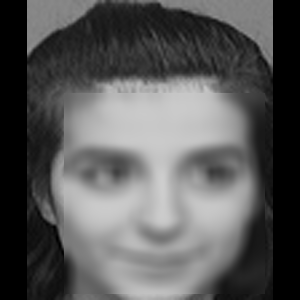
#> input picture blur/15/s10_6.png, 300 x 300 px, given as the content of the folder att_img_flat/, which was not available
$ python face_blurring.py
#> lines starting #> are read from the running program, lines starting #| are printed output that depends on the picture; pictures that were not available may be replaced by others from this repository, and a replacement may not be noted
# import required libraries
import cv2
import os
import numpy as np
import os
from PIL import Image

def frontface_detection(image):
    face_cascade = cv2.CascadeClassifier('haarcascade_frontalface_default.xml')
    faces = face_cascade.detectMultiScale(image, 1.2, 2)

    return faces

def profileface_detection(image):
    face_cascade = cv2.CascadeClassifier('haarcascade_profileface.xml')
    faces = face_cascade.detectMultiScale(image, 1.5, 2)

    return faces

def blurring(image, file_name, faces, size):
    blur_img = image.copy()

    for (x, y, w, h) in faces:
        # apply gaussian blur to face rectangle
        roi = blur_img[y:y+h, x:x+w]
        roi = cv2.GaussianBlur(roi, (size, size), size)

        # add blurred face on original image to get final image
        blur_img[y:y+roi.shape[0], x:x+roi.shape[1]] = roi

    # save image

    cv2.imwrite(f'blur/{size}/{file_name}', blur_img)

def pixelization(image, file_name, faces, size):
    pixel_img = image.copy()

    for (x, y, w, h) in faces:
        roi = pixel_img[y:y+h, x:x+w]
        roi = cv2.resize(roi, (w // size, h // size), interpolation=cv2.INTER_LINEAR)
        roi = cv2.resize(roi, (w, h), interpolation=cv2.INTER_NEAREST)

        pixel_img[y:y+roi.shape[0], x:x+roi.shape[1]] = roi

    # save inage
    cv2.imwrite(f'pixel/{size}/{file_name}', pixel_img)

def img_resize(img, size, padColor):
    h, w = img.shape[:2]
    sh, sw = size

    # interpolation method
    if h > sh or w > sw: # shrinking image
        interp = cv2.INTER_AREA
    else: # stretching image
        interp = cv2.INTER_CUBIC

    # aspect ratio of image
    aspect = w/h

    # compute scaling and pad sizing
    if aspect > 1: # horizontal image
        new_w = sw
        new_h = np.round(new_w/aspect).astype(int)
        pad_vert = (sh-new_h)/2
        pad_top, pad_bot = np.floor(pad_vert).astype(int), np.ceil(pad_vert).astype(int)
        pad_left, pad_right = 0, 0
    elif aspect < 1: # vertical image
        new_h = sh
        new_w = np.round(new_h*aspect).astype(int)
        pad_horz = (sw-new_w)/2
        pad_left, pad_right = np.floor(pad_horz).astype(int), np.ceil(pad_horz).astype(int)
        pad_top, pad_bot = 0, 0
    else: # square image
        new_h, new_w = sh, sw
        pad_left, pad_right, pad_top, pad_bot = 0, 0, 0, 0

    # set pad color
    if len(img.shape) is 3 and not isinstance(padColor, (list, tuple, np.ndarray)): # color image but only one color provided
        padColor = [padColor]*3

    # scale and pad
    scaled_img = cv2.resize(img, (new_w, new_h), interpolation=interp)
    scaled_img = cv2.copyMakeBorder(scaled_img, pad_top, pad_bot, pad_left, pad_right, borderType=cv2.BORDER_CONSTANT, value=padColor)

    return scaled_img

if __name__ == '__main__':
    folder_path = "img/"
    folder_path = "att_img_flat/"
    count = 0
    num = 0

    # iterate every image in the folder
    for file_name in os.listdir(folder_path):
        if file_name.endswith(".png"):
            # read image
            img_path = os.path.join(folder_path, file_name)
            img = cv2.imread(img_path)
#> img is the input picture: shape (300, 300, 3); min 0, max 205, mean 89.3
            num += 1

            #resize
            img = img_resize(img, (300,300), 0)

            #face detection
            faces = np.append(np.asarray(frontface_detection(img)).reshape(-1, 4), np.asarray(profileface_detection(img)).reshape(-1, 4), axis=0)
#> in frontface_detection, `faces = face_cascade.detectMultiScale(image, 1.2, 2)`: faces = [[62, 98, 198, 198]]
#> in profileface_detection, `faces = face_cascade.detectMultiScale(image, 1.5, 2)`: faces = ()
#> faces = [[62, 98, 198, 198]]
            faces = faces.astype(int)

            # process image
            if len(faces) != 0:
                if(img.shape[0]==300 and img.shape[1]==300):
                    blurring(img, file_name, faces, 15)
#> the loop in blurring, `for (x, y, w, h) in faces:` made 1 pass
#> pass 1, in blurring, `roi = blur_img[y:y+h, x:x+w]`:
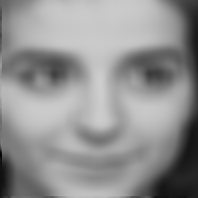
#> roi: shape (198, 198, 3); min 1, max 205, mean 146
                    blurring(img, file_name, faces, 45)
#> call 2 of blurring, with file_name = 's10_6.png', faces = array of shape (1, 4), size = 45
#> the loop in blurring (call 2), `for (x, y, w, h) in faces:` made 1 pass
#> after the loop in blurring (call 2), `for (x, y, w, h) in faces:`:
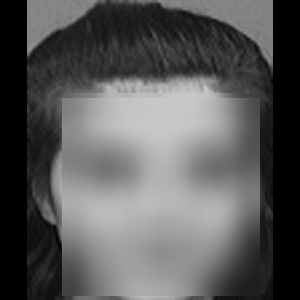
#> blur_img: shape (300, 300, 3); min 0, max 200, mean 89.4
                    blurring(img, file_name, faces, 99)
#> call 3 of blurring, with file_name = 's10_6.png', faces = array of shape (1, 4), size = 99
#> the loop in blurring (call 3), `for (x, y, w, h) in faces:` made 1 pass
#> pass 1, in blurring (call 3), `roi = cv2.GaussianBlur(roi, (size, size), size)`:
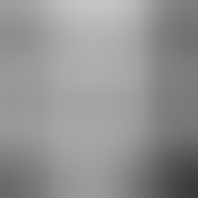
#> roi: shape (198, 198, 3); min 58, max 197, mean 146.3
#> after the loop in blurring (call 3), `for (x, y, w, h) in faces:`:
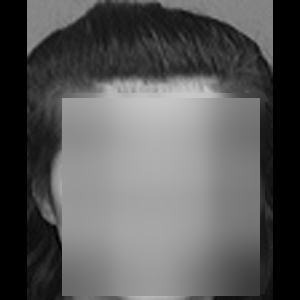
#> blur_img: shape (300, 300, 3); min 0, max 200, mean 89.5
                    pixelization(img, file_name, faces, 4)
#> the loop in pixelization, `for (x, y, w, h) in faces:` made 1 pass
                    pixelization(img, file_name, faces, 8)
#> the loop in pixelization (call 2), `for (x, y, w, h) in faces:` made 1 pass
#> pass 1, in pixelization (call 2), `roi = cv2.resize(roi, (w, h), interpolation=cv2.INTER_NEAREST)`:
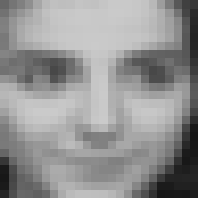
#> roi: shape (198, 198, 3); min 22, max 202, mean 146.4
                    pixelization(img, file_name, faces, 16)
#> call 3 of pixelization, with file_name = 's10_6.png', faces = array of shape (1, 4), size = 16
#> the loop in pixelization (call 3), `for (x, y, w, h) in faces:` made 1 pass
#> pass 1, in pixelization (call 3), `roi = cv2.resize(roi, (w, h), interpolation=cv2.INTER_NEAREST)`:
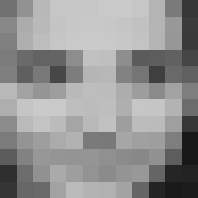
#> roi: shape (198, 198, 3); min 24, max 202, mean 146.2
#> after the loop in pixelization (call 3), `for (x, y, w, h) in faces:`:
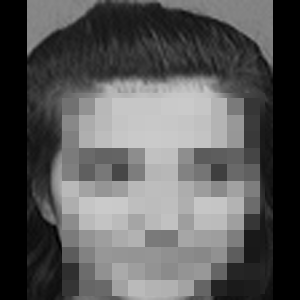
#> pixel_img: shape (300, 300, 3); min 0, max 202, mean 89.4
                    count += 1
                else:
                    print("err\n")


    print(f'success detection percentage: {count/num}')

$ run again, on blur/45/s12_3.png
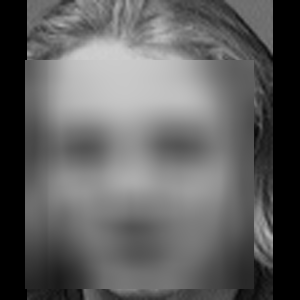
#> input picture blur/45/s12_3.png, 300 x 300 px, given as the content of the folder att_img_flat/, which was not available
#> img is the input picture: shape (300, 300, 3); min 0, max 207, mean 95.5
#> in frontface_detection, `faces = face_cascade.detectMultiScale(image, 1.2, 2)`: faces = [[23, 64, 227, 227]]
#> in profileface_detection, `faces = face_cascade.detectMultiScale(image, 1.5, 2)`: faces = ()
#> `faces = np.append(np.asarray(frontface_detection(img)).reshape(-1, 4),..`: faces = [[23, 64, 227, 227]]
#> the loop in blurring, `for (x, y, w, h) in faces:` made 1 pass
#> the loop in blurring (call 2), `for (x, y, w, h) in faces:` made 1 pass
#> the loop in blurring (call 3), `for (x, y, w, h) in faces:` made 1 pass
#> after the loop in blurring (call 3), `for (x, y, w, h) in faces:`:
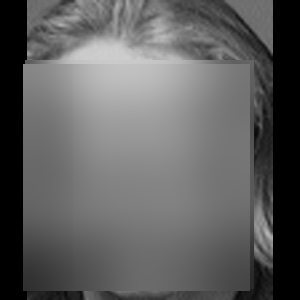
#> blur_img: shape (300, 300, 3); min 0, max 207, mean 95.6
#> the loop in pixelization, `for (x, y, w, h) in faces:` made 1 pass
#> pass 1, in pixelization, `roi = cv2.resize(roi, (w, h), interpolation=cv2.INTER_NEAREST)`:
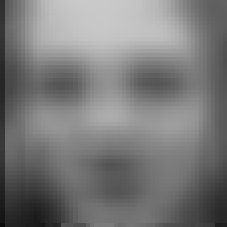
#> roi: shape (227, 227, 3); min 11, max 201, mean 121.2
#> the loop in pixelization (call 2), `for (x, y, w, h) in faces:` made 1 pass

$ run again, on blur/45/s12_5.png
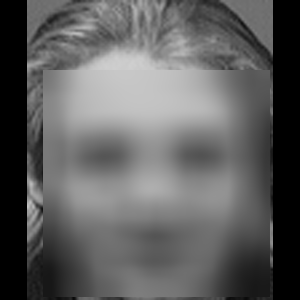
#> input picture blur/45/s12_5.png, 300 x 300 px, given as the content of the folder att_img_flat/, which was not available
#> img is the input picture: shape (300, 300, 3); min 0, max 207, mean 94.9
#> in frontface_detection, `faces = face_cascade.detectMultiScale(image, 1.2, 2)`: faces = [[45, 74, 224, 224]]
#> in profileface_detection, `faces = face_cascade.detectMultiScale(image, 1.5, 2)`: faces = ()
#> `faces = np.append(np.asarray(frontface_detection(img)).reshape(-1, 4),..`: faces = [[45, 74, 224, 224]]
#> the loop in blurring, `for (x, y, w, h) in faces:` made 1 pass
#> pass 1, in blurring, `roi = blur_img[y:y+h, x:x+w]`:
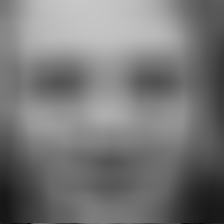
#> roi: shape (224, 224, 3); min 9, max 199, mean 119.8
#> the loop in blurring (call 2), `for (x, y, w, h) in faces:` made 1 pass
#> the loop in blurring (call 3), `for (x, y, w, h) in faces:` made 1 pass
#> after the loop in blurring (call 3), `for (x, y, w, h) in faces:`:
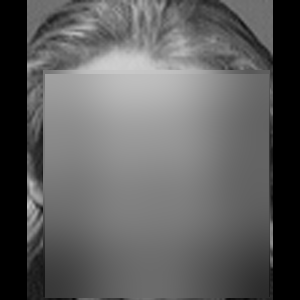
#> blur_img: shape (300, 300, 3); min 0, max 207, mean 95
#> the loop in pixelization, `for (x, y, w, h) in faces:` made 1 pass
#> the loop in pixelization (call 2), `for (x, y, w, h) in faces:` made 1 pass
